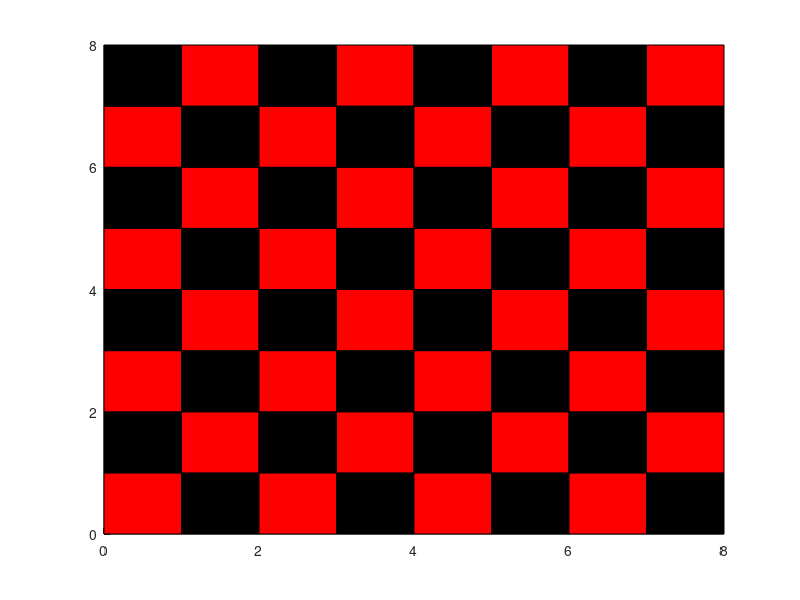

MATLAB code to generate this figure:
clear;
close all;
red=[1 0 0];
black=[0 0 0];
n=7;
hold on;
for i=0:n
    for j=0:n
        x=[0 1 1 0]+i;
        y=[0 0 1 1]+j;
        if rem(i+j, 2)==0
            v=red;
        else
            v=black;
        end
        fill(x, y, v);
    end
end